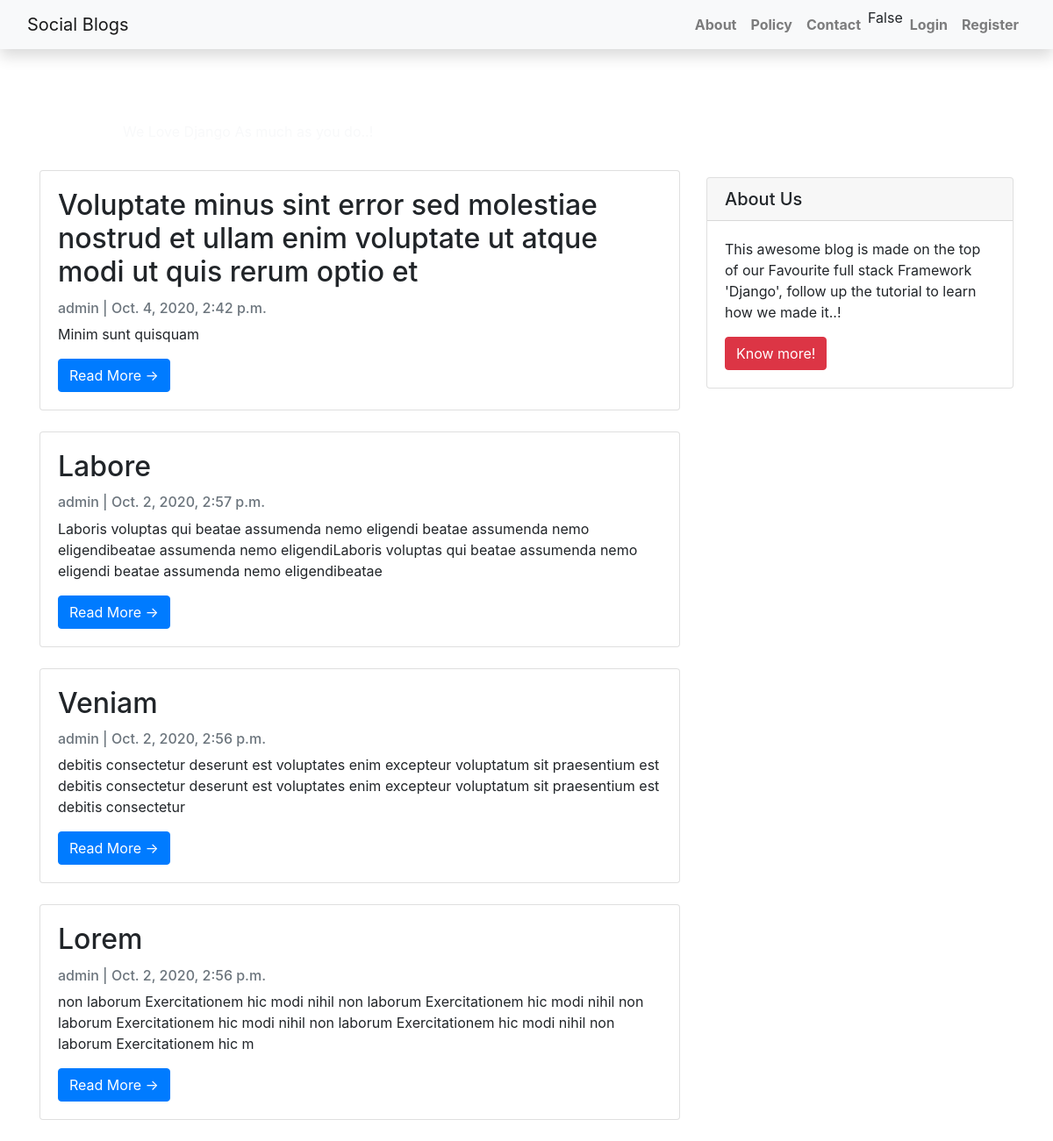
The page / on the database its author committed.
### post_app/models.py (models this page shows, shortened)
class Post(models.Model):
    title = models.CharField(max_length=200, unique=True)
    slug = models.SlugField(max_length=200, unique=True)
    author = models.ForeignKey(
        User, on_delete=models.CASCADE, related_name="blog_posts"
    )
    updated_on = models.DateTimeField(auto_now=True)
    content = models.TextField()
    created_on = models.DateTimeField(auto_now_add=True)
    status = models.IntegerField(choices=STATUS, default=0)
    class Meta:
        ordering = ["-created_on"]
    def get_absolute_url(self):
        return reverse_lazy('page-detail',kwargs={'slug':self.slug})

### post_app/views.py (the view)
# urls.py: path('',PostLists.as_view(),name='page-list'),
class PostLists(ListView):
    template_name = 'index.html'
    paginate_by = 100
    context_object_name = 'posts'
    def get_queryset(self):
        return Post.objects.filter(status = 1)

### templates/index.html (shortened to what this page needs)
{% include 'base.html' %}
{% load static %}
    {% block content %}
    <header class="masthead">
        <div class="container">
          <div class="row">
            <div class=" col-md-8 col-md-10 mx-auto">
              <div class="site-heading">
                <h3 class=" site-heading my-4 mt-3 text-white"> Welcome to my awesome Blog </h3>
                <p class="text-light">We Love Django As much as you do..! &nbsp
                </p>
              </div>
            </div>
          </div>
        </div>
      </header>
      <div class="container">
  <div class="row">
    <div class="col-md-8 mt-3 left">
      {% for post in object_list %}
      <div class="card mb-4">
        <div class="card-body">
          <h2 class="card-title">{{ post.title }}</h2>
          <p class="card-text text-muted h6">{{ post.author }} | {{ post.created_on}}  </p>
          <p class="card-text">{{post.content|slice:":200" }}</p>
          <a href="{{post.get_absolute_url}}" class="btn btn-primary">Read More &rarr;</a>
        </div>
      </div>
      {% endfor %}
    </div>
    <div class="col-md-4 float-right ">
        <div class="card my-4">
            <h5 class="card-header">About Us</h5>
            <div class="card-body">
                <p class="card-text"> This awesome blog is made on the top of our Favourite full stack Framework 'Django',
                    follow up the tutorial to learn how we made it..!</p>
                <a href="#" class="btn btn-danger">Know more!</a>
            </div>
        </div>
    </div>
    {% endblock %}

### templates/base.html (shortened to what this page needs)
{% load static %}
<!DOCTYPE html>
<html lang="en">
<head>
    <link rel="stylesheet" href="{% static 'css/bootstrap.min.css' %}">
</head>
<body>
   {% include 'header.html' %}
</body>
</html>

### templates/header.html (shortened to what this page needs)
<nav class="navbar navbar-expand-lg navbar-light bg-light shadow" id="mainNav">
    <div class="container-fluid">
      <a class="navbar-brand" href="#">Social Blogs</a>
      <div class="collapse navbar-collapse" id="navbarResponsive">
        <ul class="navbar-nav ml-auto">
          <li class="nav-item text-black">
            <a class="nav-link text-black font-weight-bold" href="#">About</a>
          </li>
          <li class="nav-item text-black">
            <a class="nav-link text-black font-weight-bold" href="#">Policy</a>
          </li>
          <li class="nav-item text-black">
            <a class="nav-link text-black font-weight-bold" href="#">Contact</a>
          </li>
          {{request.user.is_authenticated }}
         {% if request.user.is_authenticated %}
         <li class="nav-item text-black">
          <a class="nav-link text-black font-weight-bold" href="#">Logout</a>
        </li>
         {% else%}
          <li class="nav-item text-black">
            <a class="nav-link text-black font-weight-bold" href="{% url 'login-view' %}">Login</a>
          </li>
          <li class="nav-item text-black">
            <a class="nav-link text-black font-weight-bold" href="{% url 'register-view' %}">Register</a>
          </li>
          {% endif %}
        </ul>
      </div>
    </div>
  </nav>

### rows shown on the page
Post: title "Voluptate minus sint error sed molestiae nostrud et ullam enim voluptate ut atque modi ut quis rerum optio et", author "admin", created_on "Oct. 4, 2020, 2:42 p.m.", content "Minim sunt quisquam"
Post: title "Labore", author "admin", created_on "Oct. 2, 2020, 2:57 p.m.", content "Laboris voluptas qui beatae assumenda nemo eligendi beatae assumenda nemo eligendibeatae assumenda nemo eligendiLaboris voluptas qui beatae assumenda nemo eligendi beatae assumenda nemo eligendibeatae"
Post: title "Veniam", author "admin", created_on "Oct. 2, 2020, 2:56 p.m.", content "debitis consectetur deserunt est voluptates enim excepteur voluptatum sit praesentium est debitis consectetur deserunt est voluptates enim excepteur voluptatum sit praesentium est debitis consectetur"
Post: title "Lorem", author "admin", created_on "Oct. 2, 2020, 2:56 p.m.", content "non laborum Exercitationem hic modi nihil non laborum Exercitationem hic modi nihil non laborum Exercitationem hic modi nihil non laborum Exercitationem hic modi nihil non laborum Exercitationem hic m"

### other values the page prints
{{ request.user.is_authenticated }} "False"
